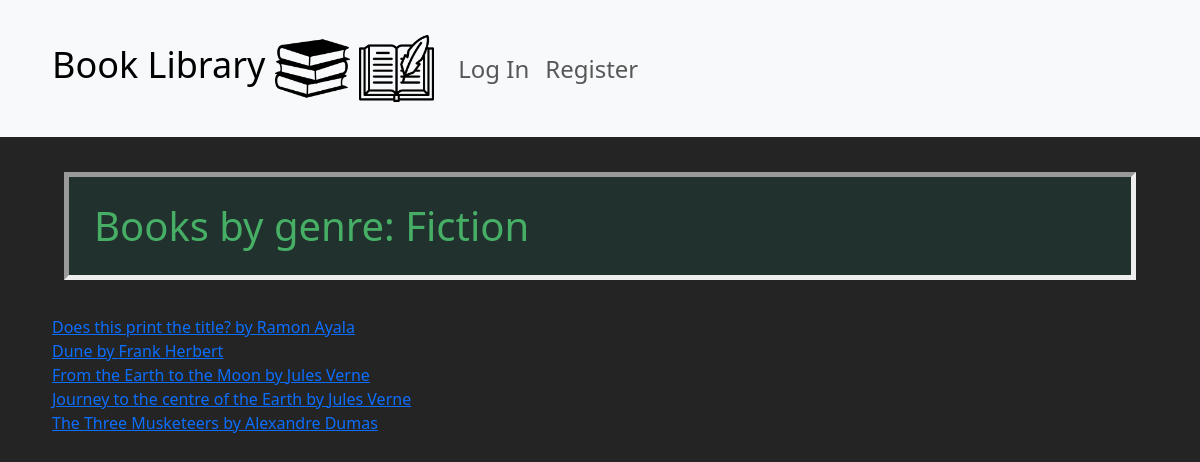
Before: /genre_view/4 with the older database file.
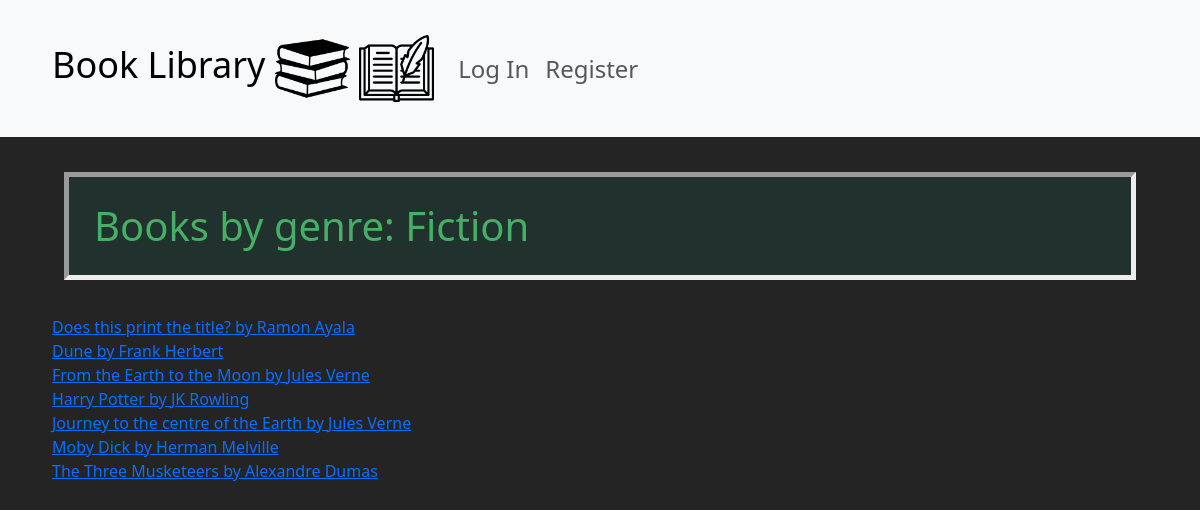
After: the same page with the newer database file.
### book_library/models.py (models this page shows, shortened)
class Book(models.Model):
    title = models.CharField(max_length=255)
    author = models.CharField(max_length=128)
    class Genre(models.IntegerChoices):
        SELF_IMPROVEMENT = 1
        BIOGRAPHY = 2
        ECONOMY = 3
        FICTION = 4
        SCIENCE = 5
        MINDSET = 6
        OTHER = 7
    genre = models.IntegerField(choices=Genre.choices)
    class Meta:
        constraints = [
            models.UniqueConstraint(fields=['title', 'author'], name='one unique title per author')
        ]

### book_library/views.py (the view)
# urls.py: path("genre_view/<int:genre>", views.genre_view, name="genre_view"),
def genre_view(request, genre):
    books_by_genre = Book.objects.filter(genre=genre).order_by("title")
    erst = books_by_genre[0]
    context = {"books_by_genre": books_by_genre, "erst": erst}
    return render(request, "book_library/genre_view.html", context)

### book_library/templates/book_library/genre_view.html
{% extends "book_library/layout.html" %}
{% load static %}
{% block body %}
<div class="container">
    <div class="row">
        <div class="col">
            <h1>Books by genre: {{ erst.get_genre_display }}</h1>
        </div>
    </div>
    <ul>
        <div class="row">
            <div class="col">
                {% for book in books_by_genre %}
                    <li class="book-row"><a href="{% url 'book_library:detail_view' request.user.id book.id %}">{{ book.title }} by {{ book.author }}</a></li>
                {% endfor %}
            </div>
        </div>
    </ul>
</div>
{% endblock %}

Changed rows visible on the page:
added Book: title "Harry Potter", author "JK Rowling"
added Book: title "Moby Dick", author "Herman Melville"
